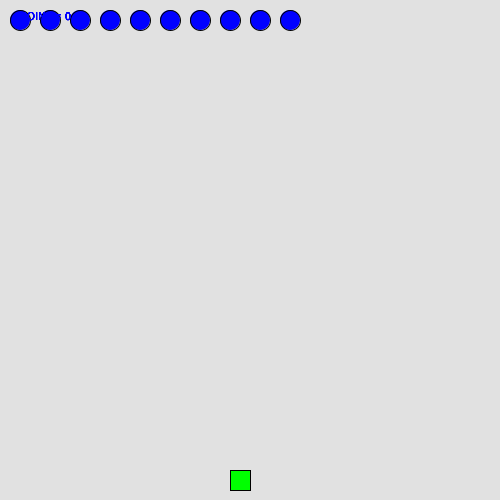
Frame 1 (no input)
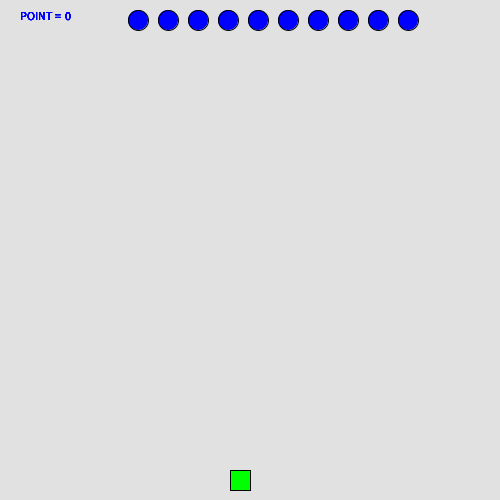
Frame 60 (the mouse pressed at the canvas centre just before this capture)
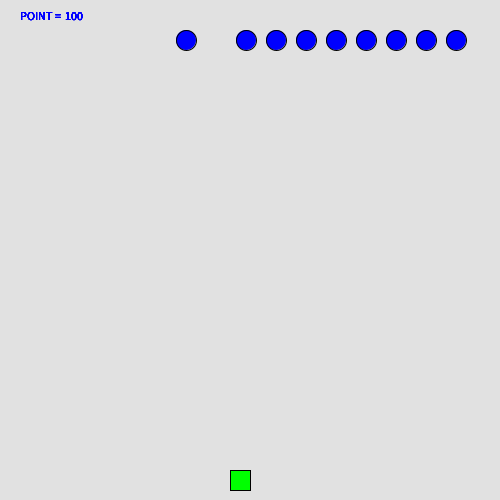
Frame 120 (the mouse held since frame 60 and released just before this capture)

The Processing sketch that drew these frames (run headless with seeded random() and noise(); from frame 60 on, the mouse is pressed at the canvas centre):

// Processing sketch: processing_129722
// ── processing_129722.pde

int noOfInvaderRows = 1;        //Number of invaders for one column
int noOfInvaderColumns = 10;    //Number of invaders for one line
int noOfInvaders = noOfInvaderRows * noOfInvaderColumns;
float[][][] invad = new float[noOfInvaderRows ][noOfInvaderColumns ][2];
int noOfBullets = 10;
float[][] bullet = {{-100, 0}, {-100, 0}, {-100, 0}, {-100, 0}, {-100, 0}, {-100, 0}, {-100, 0}, {-100, 0}, {-100, 0}, {-100, 0}};
float rx, ry;
float invaderY = 20;
int sz = 20;
int shoot = 0;
int point = 0;

void setup() {
    size(500, 500);
    rx = 240;    //defense
    ry = 480;
    //invaders
    for(int i=0; i<noOfInvaderRows; i++){
        for(int j=0; j<noOfInvaderColumns; j++){
            invad[i][j][0] = invaderY+j*30;
            invad[i][j][1] = invaderY+i*30;
        }
    }

    rectMode(CENTER);
    frameRate(30);
}

void draw() {
    background(225);
    invaders();
    defense();
}

int direction = 0;
float yStep = 20;
void invaders(){
    fill(0, 0, 255);
    for(int i=0; i<noOfInvaderRows; i++){
        for(int j=0; j<noOfInvaderColumns; j++){
            hitCheck(i, j);
            ellipse(invad[i][j][0], invad[i][j][1], sz, sz);
            if(direction == 0){
              if(invad[i][j][0] > 0){
                invad[i][j][0]+=2;
                if(invad[i][j][0] > (width-sz/2)){
                  direction = 1;
                  invaderY += yStep;
                }
              }
            }else{
              if(invad[i][j][0] > 0){
                invad[i][j][0]-=2;
                if(invad[i][j][0] < sz/2){
                  direction = 0;
                  invaderY += yStep;
                }
              }
            }
        }
    }
    if(invaderY >= ry){    //game over
      gameOver();
      text(" You LOSE!", 130, 260);
    }
    for(int i=0; i<noOfInvaderRows; i++){
        for(int j=0; j<noOfInvaderColumns; j++){
            invad[i][j][1] = invaderY+i*30;
        }
    }

}

void gameOver(){
  fill(255, 0, 0);
  textSize(48);
  text("Game Over", 130, 210);
}

void hitCheck(int i, int j){
  for(int k=0; k<noOfBullets; k++){
    if(abs(invad[i][j][1] - bullet[k][1])<sz/2){
      if(abs(invad[i][j][0] - bullet[k][0])<sz/2){
        invad[i][j][0] = -100;
        noOfInvaders--;
        point += 100;
      }
    }
  }
  if(noOfInvaders <= 0){
    gameOver();
    text(" You WIN!", 130, 260);
  }
  text("POINT =  "+point, 20, 20);
}

void defense(){
    fill(0, 255, 0);
    rect(rx, ry, sz, sz);
    if(shoot != 0){
        shoot--;
        for(int i=0; i<noOfBullets; i++){
          if(bullet[i][0] < 0){
            bullet[i][0] = rx;
            bullet[i][1] = ry;
            break;
          }
        }
    }
    for(int i=0; i<noOfBullets; i++){
      if(bullet[i][0] >= 0){
        ellipse(bullet[i][0], bullet[i][1]-=10, 3, 3);
      }
      if(bullet[i][1] < 0){
        bullet[i][0] = -100;
      }
    }
}

void mousePressed() {
    if (mouseButton == LEFT) {
        rx -= 10;
        if(rx < sz/2){
          rx = sz/2;
        }
    } else if (mouseButton == RIGHT) {
        rx += 10;
        if(rx > (width-sz/2)){
          rx = width-sz/2;
        }
    } else {
        shoot++;
    }
}
